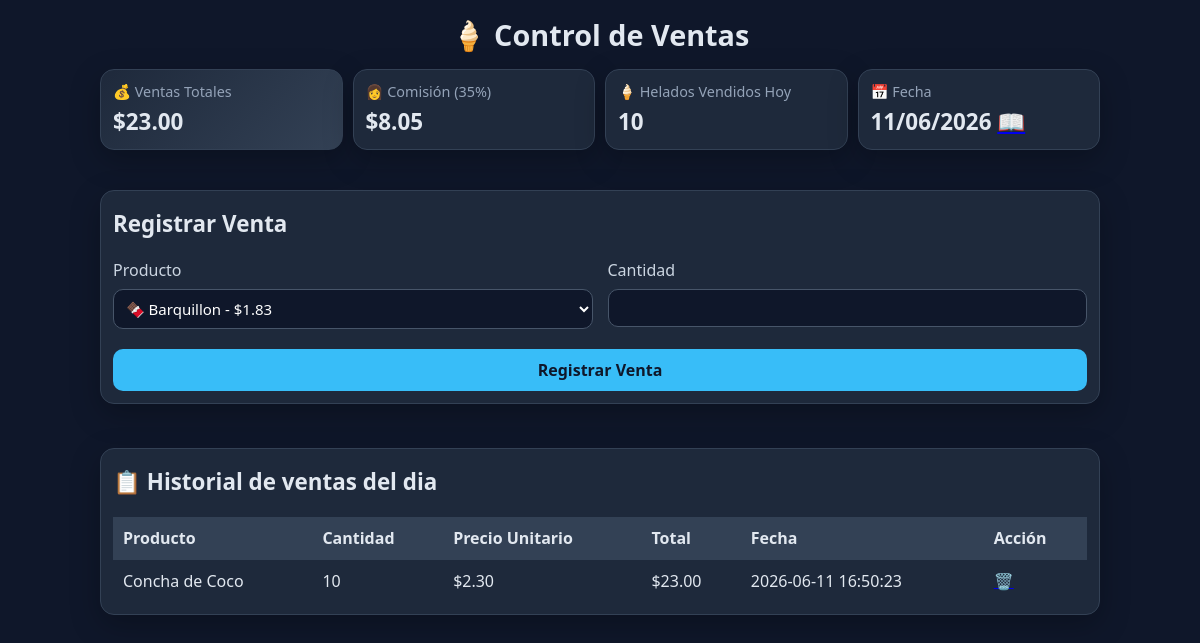
The app's page /, older data.
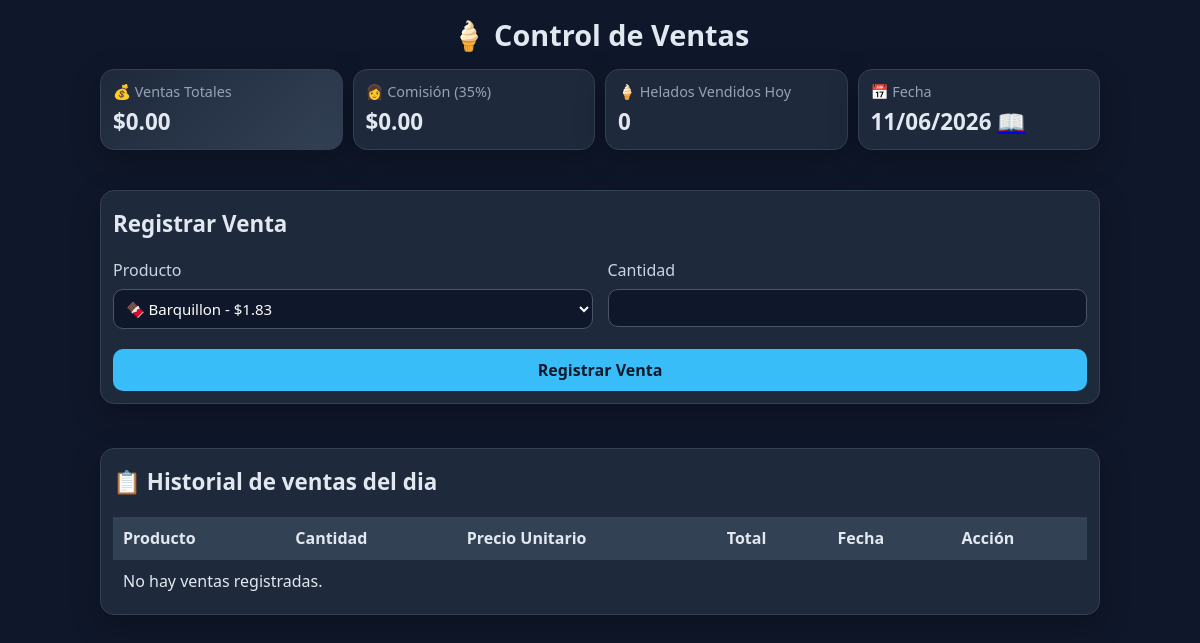
The same page, newer data.
### tables this page shows
CREATE TABLE ventas (
    id INTEGER PRIMARY KEY AUTOINCREMENT,
    producto TEXT NOT NULL,
    cantidad INTEGER NOT NULL,
    precio REAL NOT NULL
, fecha TEXT);

### main.py (the view)
@app.get("/", response_class=HTMLResponse)
def inicio(request: Request):
    fecha_actual = datetime.now().strftime("%d/%m/%Y")
    conn = sqlite3.connect("inventario.db")
    cursor = conn.cursor()
    cursor.execute("""
        SELECT id,
            producto,
            cantidad,
            precio,
            cantidad * precio AS total,
            fecha
        FROM ventas
        WHERE date(fecha) = date('now')
        ORDER BY id DESC
    """)
    ventas = cursor.fetchall()
    cursor.execute("""
        SELECT SUM(cantidad * precio)
        FROM ventas
        WHERE date(fecha) = date('now')
    """)
    resultado = cursor.fetchone()
    ganancia_total = resultado[0] if resultado and resultado[0] else 0
    cursor.execute("""
        SELECT SUM(cantidad)
        FROM ventas
        WHERE date(fecha) = date('now')
    """)
    resultado = cursor.fetchone()
    helados_vendidos = resultado[0] if resultado and resultado[0] else 0
    comision = ganancia_total * PORCENTAJE_COMISION / 100
    conn.close()
    return templates.TemplateResponse(
        request=request,
        name="index.html",
        context={
            "ventas": ventas,
            "ganancia_total": ganancia_total,
            "comision": comision,
            "helados_vendidos": helados_vendidos,
            "fecha_actual": fecha_actual
        }
    )

### templates/index.html (shortened to what this page needs)
<!DOCTYPE html>
<html lang="es">
<head>
<link rel="stylesheet" href="/static/style.css">
</head>
<body>
<div class="container">
    <h1>🍦 Control de Ventas</h1>
<div class="stats-container">
    <div class="card total-card">
        <h3>💰 Ventas Totales</h3>
        <h2>${{ "%.2f"|format(ganancia_total) }}</h2>
    </div>
    <div class="card">
        <h3>👩 Comisión (35%)</h3>
        <h2>${{ "%.2f"|format(comision) }}</h2>
    </div>
    <div class="card">
        <h3>🍦 Helados Vendidos Hoy</h3>
        <h2>{{ helados_vendidos }}</h2>
    </div>
    <div class="card">
        <h3>📅 Fecha</h3>
        <h2>
            {{ fecha_actual }}
            <a href="/historial" class="historial-link" title="Ver historial">
            📖
        </a>
        </h2>
    </div>
</div>
    <div class="card">
        <h2>Registrar Venta</h2>
        <form action="/venta" method="post">
            <div class="form-grid">
                <div class="field">
                    <label>Producto</label>
                    <select name="producto">
                        <option value="Barquillon">
                            🍫 Barquillon - $1.83
                        </option>
                    </select>
                </div>
                <div class="field">
                    <label>Cantidad</label>
                    <input
                        type="number"
                        name="cantidad"
                        min="1"
                        required
                    >
                </div>
            </div>
            <button type="submit">
                Registrar Venta
            </button>
        </form>
    </div>
    <br><br>
    <div class="card">
        <h2>📋 Historial de ventas del dia</h2>
        <table>
            <thead>
                <tr>
                    <th>Producto</th>
                    <th>Cantidad</th>
                    <th>Precio Unitario</th>
                    <th>Total</th>
                    <th>Fecha</th>
                    <th>Acción</th>
                </tr>
            </thead>
            <tbody>
            {% if ventas %}
                {% for venta in ventas %}
                <tr>
                    <td>{{ venta[1] }}</td>
                    <td>{{ venta[2] }}</td>
                    <td>${{ "%.2f"|format(venta[3]) }}</td>
                    <td>${{ "%.2f"|format(venta[4]) }}</td>
                    <td>{{ venta[5] }}</td>
                    <td>
                        <a href="/eliminar/{{ venta[0] }}"
                        onclick="return confirm('¿Eliminar esta venta?')">
                            🗑️
                        </a>
                    </td>
                </tr>
                {% endfor %}
            {% else %}
                    <tr>
                        <td colspan="5" class="empty-table">
                            No hay ventas registradas.
                        </td>
                    </tr>
                {% endif %}
            </tbody>
        </table>
    </div>
</div>
</body>
</html>

### static/style.css (style rules this page uses)
* { margin:0; padding:0; box-sizing:border-box; font-family:Segoe UI, Tahoma, Geneva, Verdana, sans-serif; }
body { background:#0f172a; color:#e2e8f0; min-height:100vh; padding:15px; }
.container { max-width:1000px; margin:auto; }
h1 { text-align:center; margin-bottom:15px; font-size:1.8rem; }
.stats-container { display:grid; grid-template-columns:repeat(4, 1fr); gap:10px; margin-bottom:15px; }
.card { background:#1e293b; border:1px solid #334155; border-radius:14px; padding:12px; box-shadow:0 10px 30px rgba(0,0,0,.25); }
.total-card { background:linear-gradient( 135deg, #1e293b, #334155 ); }
.card h2 { margin-top:5px; font-size:1.4rem; }
.card h3 { color:#94a3b8; font-weight:500; font-size:0.9rem; }
form { margin-top:20px; }
.form-grid { display:grid; grid-template-columns:repeat(2, 1fr); gap:15px; }
.field { display:flex; flex-direction:column; }
label { margin-bottom:8px; color:#cbd5e1; }
input, select { background:#0f172a; color:white; border:1px solid #475569; border-radius:10px; padding:8px; font-size:15px; }
button { margin-top:20px; width:100%; border:none; border-radius:10px; padding:10px; font-size:16px; font-weight:600; cursor:pointer; background:#38bdf8; color:#0f172a; transition:.2s; }
table { width:100%; border-collapse:collapse; margin-top:20px; }
thead { background:#334155; }
th { padding:10px; text-align:left; }
td { padding:10px; border-top:1px solid #334155; }

Row changes from the older to the newer data that the page shows:
removed ventas: producto "Concha de Coco", cantidad "10", precio "2.30", venta "23.00", fecha "2026-06-11 16:50:23"
Text that changed along with them:
{{ "%.2f"|format(ganancia_total) }}: "23.00" → "0.00"
{{ "%.2f"|format(comision) }}: "8.05" → "0.00"
{{ helados_vendidos }}: "10" → "0"
text now shown: "No hay ventas registradas."
